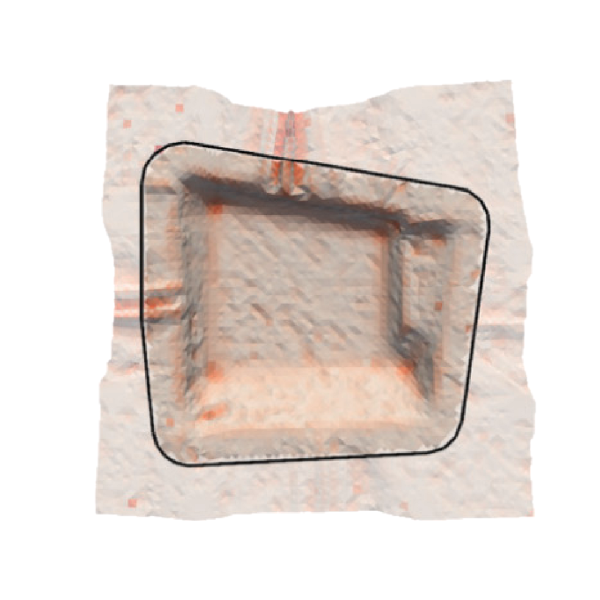
#> input picture src/assets/images/part-optimised.png, 1200 x 1200 px, given in place of random-000.png, which was not available (shown at 1/2 size)
$ python build-gripper-figure.py ../src/assets/images
#> lines starting #> are read from the running program, lines starting #| are printed output that depends on the picture; after the words box and inside, x2 and y2 are one past the last pixel; in counts of white or black regions, pixels touching at a corner belong together; pictures that were not available may be replaced by others from this repository, and a replacement may not be noted
"""Build the gripper-layout figure (M3 page) from the figures of Doehner et al. (2026).

The two source figures (random and Bayesian-optimised gripper layouts) render
the formed part at different scales and carry baked-in anchor labels. This
script registers both renders on their shared black target contour, removes
everything outside the sheet (labels, tick marks), makes the background
transparent and crops both to the same square frame. It also recovers the
gripper positions and orientations from the PDF placement matrices, so the
website can draw the grippers as vector glyphs on top.

Usage (from the website directory):

    python scripts/build-gripper-figure.py path/to/source-figures

The folder must hold the two source figures as PDF (random_grippers_v2.pdf and
optimal_grippers.pdf).

Requires `pdfimages` (poppler), `mutool` (MuPDF) and Python packages numpy,
Pillow and SciPy. Writes src/assets/images/part-{random,optimised}.png and
src/data/grippers.json.
"""
import json
import math
import re
import subprocess
import sys
import tempfile
from pathlib import Path

import numpy as np
from PIL import Image, ImageFilter
from scipy import ndimage as ndi

ROOT = Path(__file__).resolve().parent.parent
if len(sys.argv) < 2:
    sys.exit(__doc__)
SRC_DIR = Path(sys.argv[1])
PDFS = {'random': 'random_grippers_v2.pdf', 'optimised': 'optimal_grippers.pdf'}
OUT = 1200  # output size in pixels (square)
PAD = 0.13  # margin around the sheets for the gripper glyphs, relative to the sheet size


def placements(pdf):
    """Part and gripper-icon transforms from `mutool trace` (device space, y pointing down)."""
    trace = subprocess.run(['mutool', 'trace', str(pdf)], capture_output=True, text=True, check=True).stdout
    rows = [
        ([float(v) for v in m.group(1).split()], int(m.group(2)))
        for m in re.finditer(r'<fill_image [^>]*transform="([^"]+)" width="(\d+)" height="(\d+)"', trace)
    ]
    part = next(t for t, w in rows if w > 1000)
    icons = [t for t, w in rows if w == 381]
    return part, icons


def components(mask):
    lab, n = ndi.label(mask, structure=np.ones((3, 3)))
    return lab, ndi.find_objects(lab), ndi.sum(mask, lab, index=np.arange(1, n + 1))


def load(key, tmp):
#> called with key = 'random'
    pdf = SRC_DIR / PDFS[key]
    subprocess.run(['pdfimages', '-png', '-f', '1', '-l', '1', str(pdf), str(tmp / key)], check=True)
#> (this line was passed over: subprocess is not available in this run)
    im = np.asarray(Image.open(tmp / f'{key}-000.png').convert('RGB')).astype(np.int16)
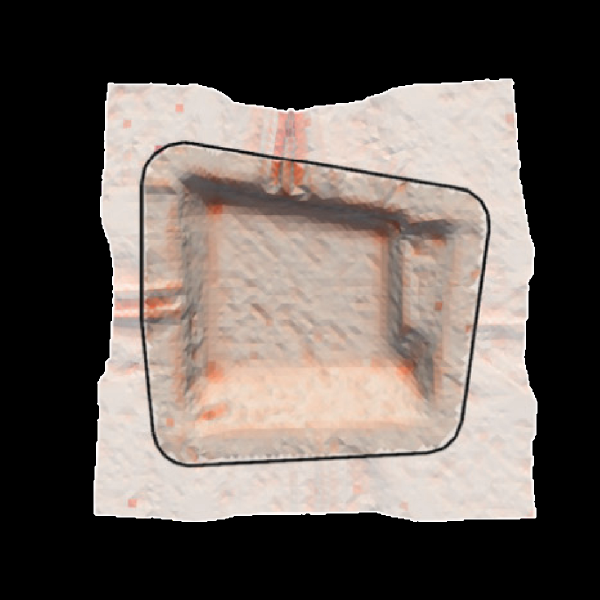
#> im: shape (1200, 1200, 3) int16 (shown at 1/2 size); mean R, G, B 102.7, 93.6, 88.3
    # target contour: the dark component with the largest bounding box
    _, objs, _ = components(im.max(axis=2) < 80)
#> in components, `lab, n = ndi.label(mask, structure=np.ones((3, 3)))`:
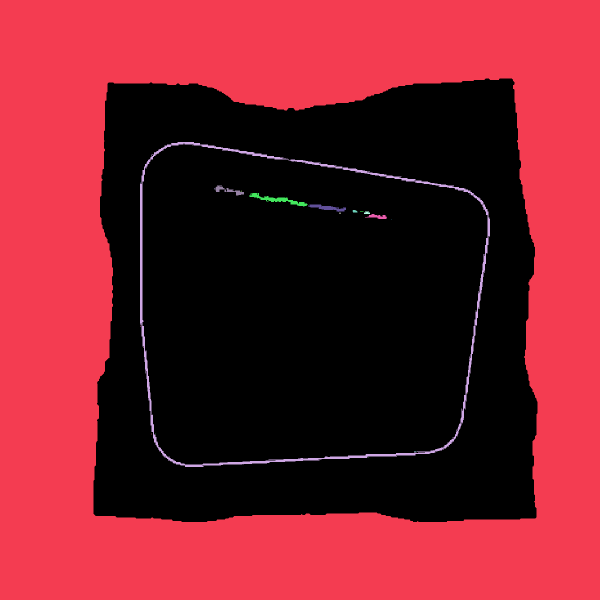
#> lab: shape (1200, 1200) int32 (shown at 1/2 size); 31 distinct labels, from 0 to 30; one colour per label, 0 black
#> in components, `lab, n = ndi.label(mask, structure=np.ones((3, 3)))`: n = 30
#> in components, `lab, n = ndi.label(mask, structure=np.ones((3, 3)))`:
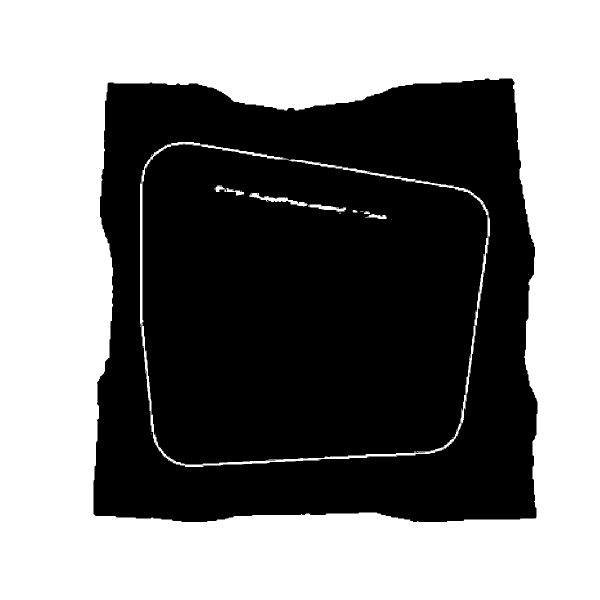
#> mask: shape (1200, 1200) bool (shown at 1/2 size); 50.6% white; 21 black regions (20 under 20 px), largest, box (x1, y1, x2, y2) and area: (187, 157, 1075, 1044) 711141
#> objs = 30 items
    c = max(objs, key=lambda s: (s[0].stop - s[0].start) * (s[1].stop - s[1].start))
    # sheet: the largest non-white component, holes filled
    lab, _, sizes = components(im.min(axis=2) < 238)
#> in components (call 2), `lab, n = ndi.label(mask, structure=np.ones((3, 3)))`:
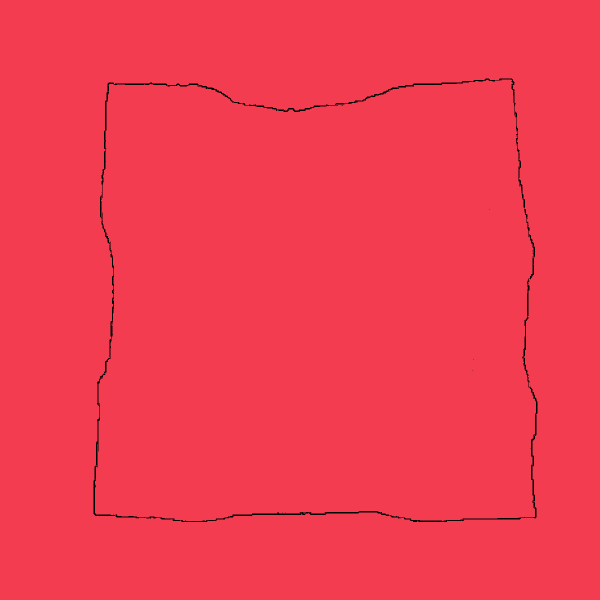
#> lab: shape (1200, 1200) int32 (shown at 1/2 size); 26 distinct labels, from 0 to 25; one colour per label, 0 black
#> in components (call 2), `lab, n = ndi.label(mask, structure=np.ones((3, 3)))`: n = 25
#> in components (call 2), `lab, n = ndi.label(mask, structure=np.ones((3, 3)))`:
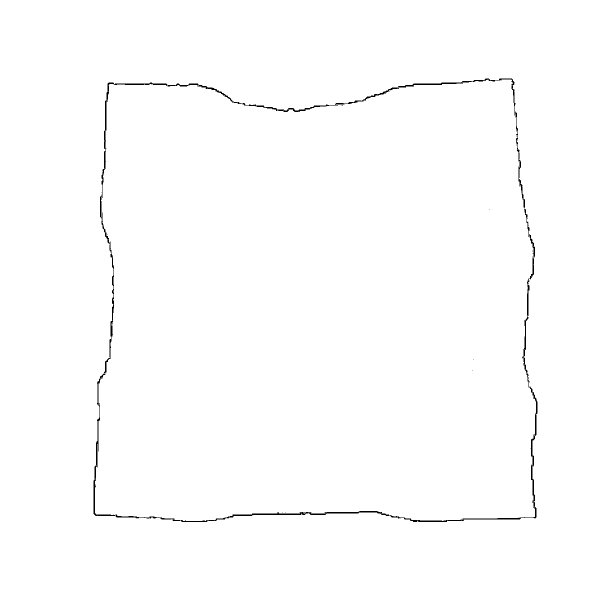
#> mask: shape (1200, 1200) bool (shown at 1/2 size); 99.3% white; 21 black regions (17 under 20 px), largest, box (x1, y1, x2, y2) and area: (187, 165, 779, 1044) 4467, (780, 417, 1075, 1044) 2537, (377, 157, 1001, 224) 1818, (998, 157, 1050, 416) 685
#> sizes = 25 values, max 1430442 at index 0, min 1 at index 1, mean 57218.9
    sheet = ndi.binary_fill_holes(lab == int(np.argmax(sizes)) + 1)
#> sheet: shape (1200, 1200) bool; every value is 1
    part, icons = placements(pdf)
    return dict(im=im, H=im.shape[0], W=im.shape[1], contour=(c[1].start, c[0].start, c[1].stop, c[0].stop),
                sheet=sheet, part=part, icons=icons)


def main():
    with tempfile.TemporaryDirectory() as t:
        data = {k: load(k, Path(t)) for k in PDFS}
    r, o = data['random'], data['optimised']

    # optimised raster -> random raster, by matching the contour bounding boxes
    rx0, ry0, rx1, ry1 = r['contour']
    ox0, oy0, ox1, oy1 = o['contour']
    s = ((rx1 - rx0) / (ox1 - ox0) + (ry1 - ry0) / (oy1 - oy0)) / 2
    to_r = {'random': lambda x, y: (x, y), 'optimised': lambda x, y: (rx0 + (x - ox0) * s, ry0 + (y - oy0) * s)}

    # square frame around both sheets, in random-raster coordinates
    corners = []
    for k, d in data.items():
        ys, xs = np.nonzero(d['sheet'])
        corners += [to_r[k](xs.min(), ys.min()), to_r[k](xs.max(), ys.max())]
    xs, ys = zip(*corners)
    side = max(max(xs) - min(xs), max(ys) - min(ys))
    size = side * (1 + 2 * PAD)
    fx = (min(xs) + max(xs)) / 2 - size / 2
    fy = (min(ys) + max(ys)) / 2 - size / 2

    grippers = {}
    for k, d in data.items():
        img = Image.fromarray(np.dstack([d['im'].astype(np.uint8), (d['sheet'] * 255).astype(np.uint8)]), 'RGBA')
        img.putalpha(img.getchannel('A').filter(ImageFilter.GaussianBlur(1.2)))
        scale = 1 if k == 'random' else 1 / s
        x0 = fx if k == 'random' else ox0 + (fx - rx0) / s
        y0 = fy if k == 'random' else oy0 + (fy - ry0) / s
        k_px = size / OUT * scale
        img.transform((OUT, OUT), Image.AFFINE, (k_px, 0, x0, 0, k_px, y0), resample=Image.BICUBIC).save(
            ROOT / f'src/assets/images/part-{k}.png', optimize=True)

        A, _, _, D, E, F = d['part']
        items = []
        for a, b, c, dd, e, f in d['icons']:
            cx, cy = a * 0.5 + c * 0.5 + e, b * 0.5 + dd * 0.5 + f  # icon centre
            px, py = to_r[k]((cx - E) / A * d['W'], (cy - F) / D * d['H'])
            icon = math.hypot(a, b) / A * d['W'] * (s if k == 'optimised' else 1)
            items.append(dict(x=round((px - fx) / size, 4), y=round((py - fy) / size, 4),
                              rot=round(math.degrees(math.atan2(b, a))) % 360, size=round(icon / size, 4)))
        grippers[k] = items

    (ROOT / 'src/data/grippers.json').write_text(json.dumps(grippers, indent=1) + '\n')
    print('wrote part-random.png, part-optimised.png and grippers.json')


if __name__ == '__main__':
    main()
#> (the call stopped at in placements, `trace = subprocess.run(['mutool', 'trace', str(pdf)], capture_output=T..`: subprocess is not available in this run)
